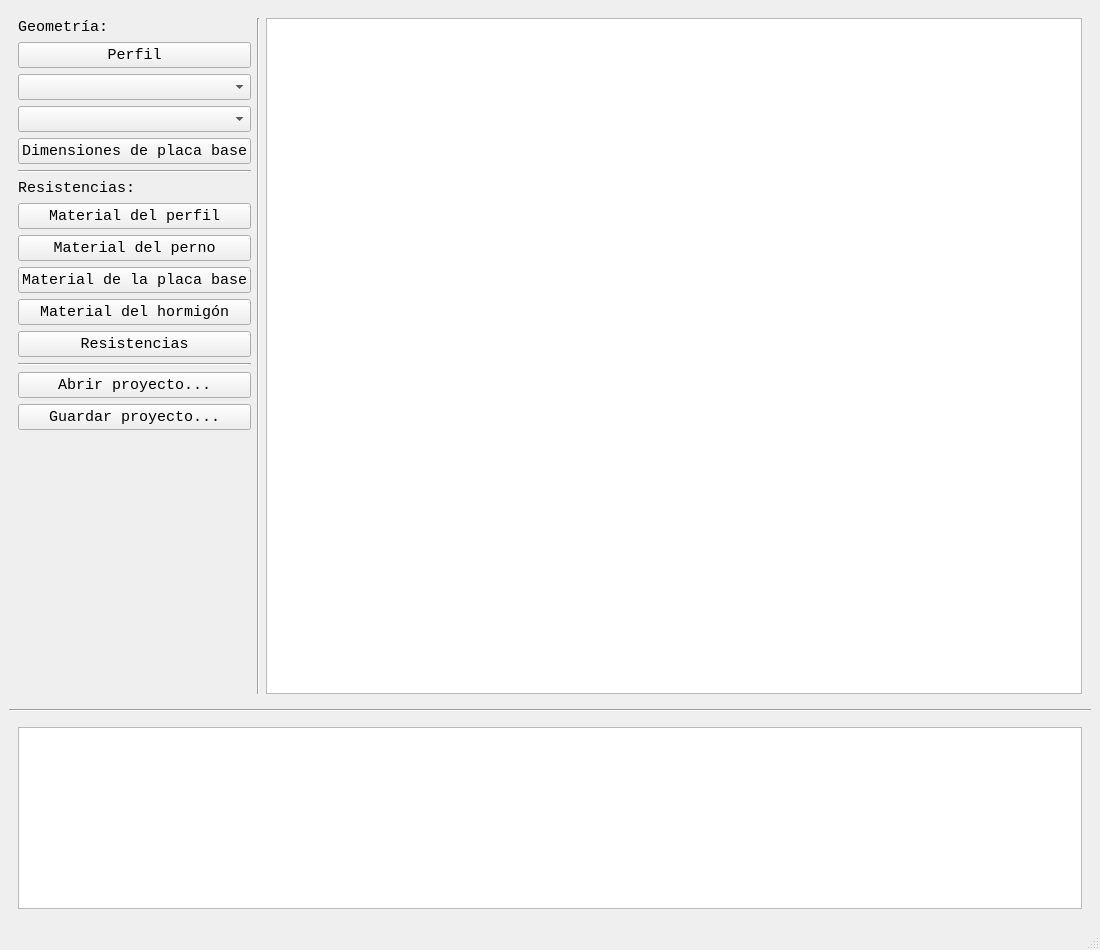
<?xml version="1.0" encoding="UTF-8"?>
<ui version="4.0">
 <class>MainWindow</class>
 <widget class="QMainWindow" name="MainWindow">
  <property name="geometry">
   <rect>
    <x>0</x>
    <y>0</y>
    <width>1100</width>
    <height>950</height>
   </rect>
  </property>
  <property name="font">
   <font>
    <family>Consolas</family>
    <pointsize>11</pointsize>
   </font>
  </property>
  <property name="windowTitle">
   <string>ThePlatters beta</string>
  </property>
  <widget class="QWidget" name="centralwidget">
   <layout class="QGridLayout" name="gridLayout">
    <item row="0" column="0">
     <widget class="QWidget" name="widget" native="true">
      <property name="font">
       <font>
        <pointsize>11</pointsize>
       </font>
      </property>
      <layout class="QHBoxLayout" name="horizontalLayout">
       <item>
        <layout class="QVBoxLayout" name="verticalLayout">
         <item>
          <widget class="QLabel" name="label">
           <property name="text">
            <string>Geometría:</string>
           </property>
          </widget>
         </item>
         <item>
          <widget class="QPushButton" name="pushButtonPerfil">
           <property name="text">
            <string>Perfil</string>
           </property>
          </widget>
         </item>
         <item>
          <widget class="QComboBox" name="comboBoxNPernos"/>
         </item>
         <item>
          <widget class="QComboBox" name="comboBoxDPernos"/>
         </item>
         <item>
          <widget class="QPushButton" name="pushButtonDimensiones">
           <property name="text">
            <string>Dimensiones de placa base</string>
           </property>
          </widget>
         </item>
         <item>
          <widget class="Line" name="line_3">
           <property name="orientation">
            <enum>Qt::Horizontal</enum>
           </property>
          </widget>
         </item>
         <item>
          <widget class="QLabel" name="label_2">
           <property name="text">
            <string>Resistencias:</string>
           </property>
          </widget>
         </item>
         <item>
          <widget class="QPushButton" name="pushButtonMaterialPerfil">
           <property name="text">
            <string>Material del perfil</string>
           </property>
          </widget>
         </item>
         <item>
          <widget class="QPushButton" name="pushButtonMaterialPerno">
           <property name="text">
            <string>Material del perno</string>
           </property>
          </widget>
         </item>
         <item>
          <widget class="QPushButton" name="pushButtonMaterialPlacaBase">
           <property name="text">
            <string>Material de la placa base</string>
           </property>
          </widget>
         </item>
         <item>
          <widget class="QPushButton" name="pushButtonMaterialHormigon">
           <property name="text">
            <string>Material del hormigón</string>
           </property>
          </widget>
         </item>
         <item>
          <widget class="QPushButton" name="pushButtonResistencias">
           <property name="text">
            <string>Resistencias</string>
           </property>
          </widget>
         </item>
         <item>
          <widget class="Line" name="line_4">
           <property name="orientation">
            <enum>Qt::Horizontal</enum>
           </property>
          </widget>
         </item>
         <item>
          <widget class="QPushButton" name="pushButtonAbrirProyecto">
           <property name="text">
            <string>Abrir proyecto...</string>
           </property>
          </widget>
         </item>
         <item>
          <widget class="QPushButton" name="pushButtonGuardarProyecto">
           <property name="text">
            <string>Guardar proyecto...</string>
           </property>
          </widget>
         </item>
         <item>
          <spacer name="verticalSpacer">
           <property name="orientation">
            <enum>Qt::Vertical</enum>
           </property>
           <property name="sizeHint" stdset="0">
            <size>
             <width>20</width>
             <height>258</height>
            </size>
           </property>
          </spacer>
         </item>
        </layout>
       </item>
       <item>
        <widget class="Line" name="line">
         <property name="orientation">
          <enum>Qt::Vertical</enum>
         </property>
        </widget>
       </item>
       <item>
        <widget class="QTableView" name="tableView"/>
       </item>
      </layout>
     </widget>
    </item>
    <item row="2" column="0">
     <widget class="QWidget" name="widget_2" native="true">
      <property name="sizePolicy">
       <sizepolicy hsizetype="Preferred" vsizetype="Preferred">
        <horstretch>0</horstretch>
        <verstretch>200</verstretch>
       </sizepolicy>
      </property>
      <property name="maximumSize">
       <size>
        <width>16777215</width>
        <height>200</height>
       </size>
      </property>
      <property name="font">
       <font>
        <pointsize>11</pointsize>
       </font>
      </property>
      <layout class="QHBoxLayout" name="horizontalLayout_2">
       <item>
        <widget class="QTextEdit" name="textEdit">
         <property name="sizePolicy">
          <sizepolicy hsizetype="Expanding" vsizetype="Expanding">
           <horstretch>0</horstretch>
           <verstretch>0</verstretch>
          </sizepolicy>
         </property>
        </widget>
       </item>
      </layout>
     </widget>
    </item>
    <item row="1" column="0">
     <widget class="Line" name="line_2">
      <property name="orientation">
       <enum>Qt::Horizontal</enum>
      </property>
     </widget>
    </item>
   </layout>
  </widget>
  <widget class="QMenuBar" name="menubar">
   <property name="geometry">
    <rect>
     <x>0</x>
     <y>0</y>
     <width>1100</width>
     <height>21</height>
    </rect>
   </property>
  </widget>
  <widget class="QStatusBar" name="statusbar"/>
 </widget>
 <resources/>
 <connections/>
</ui>
